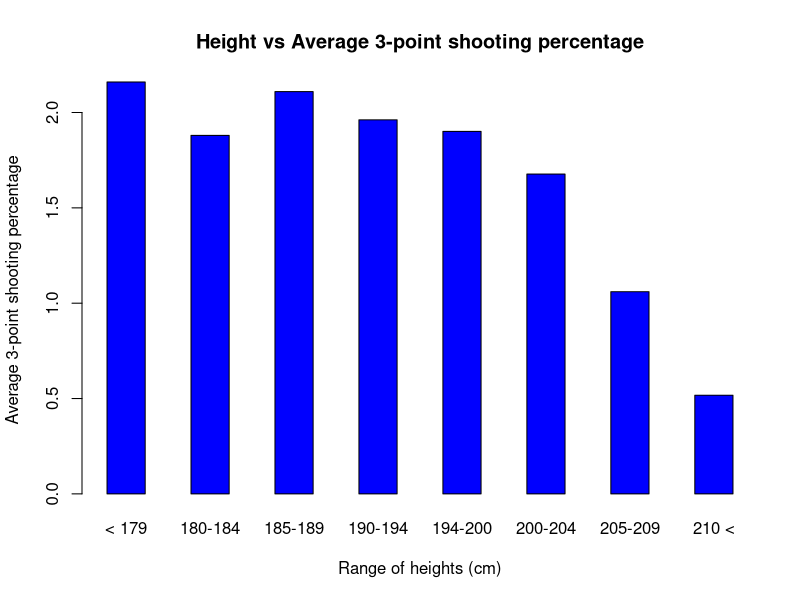
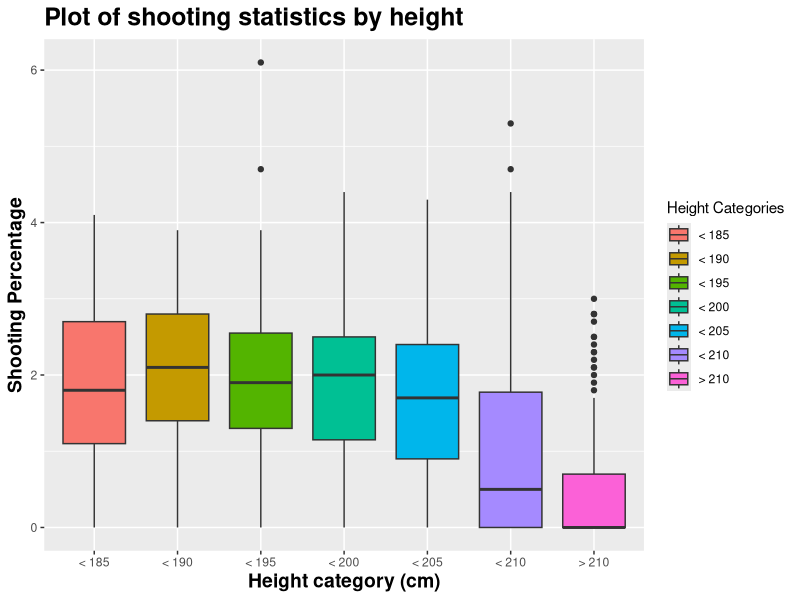
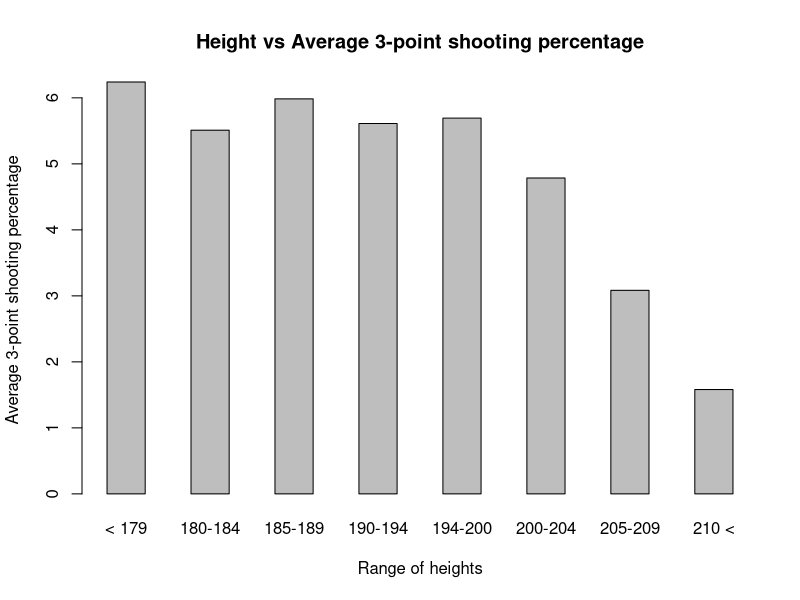
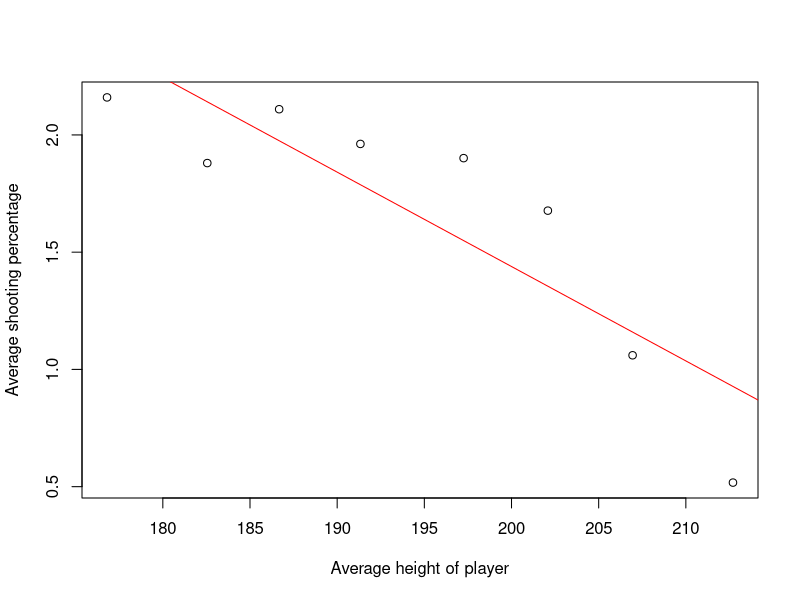
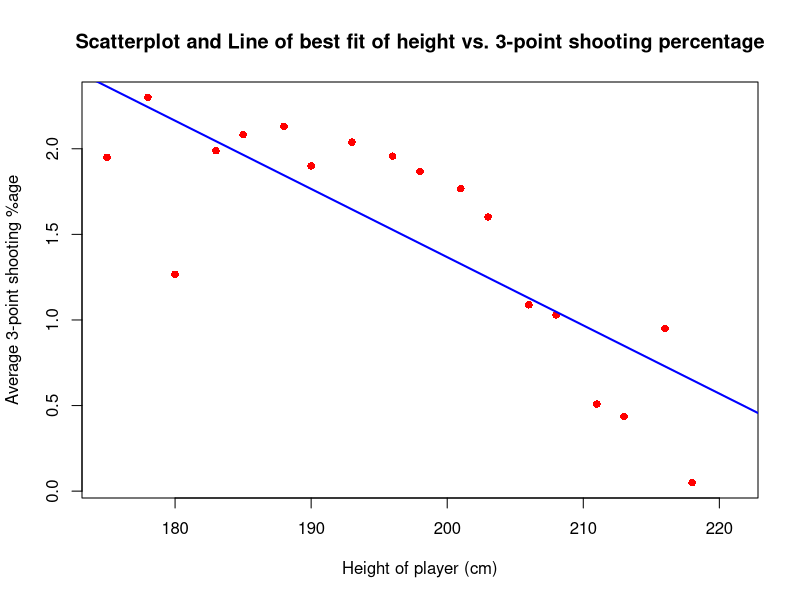
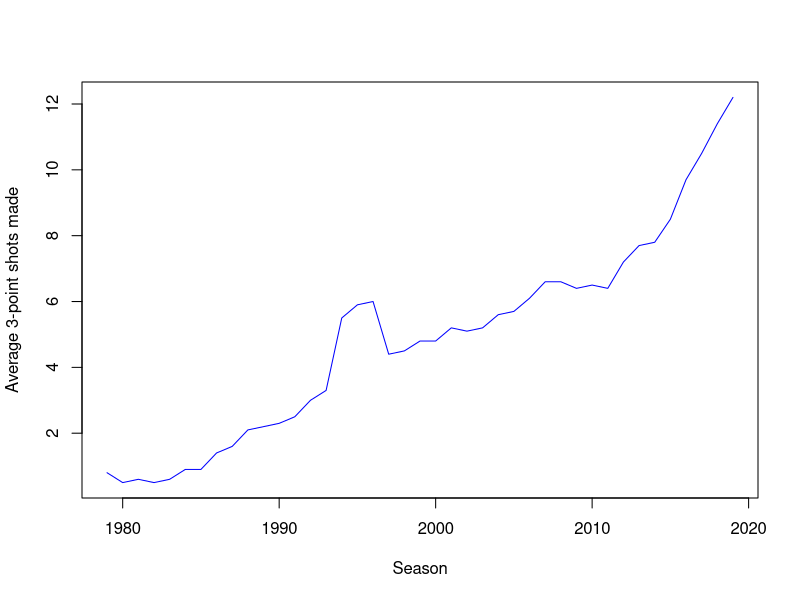
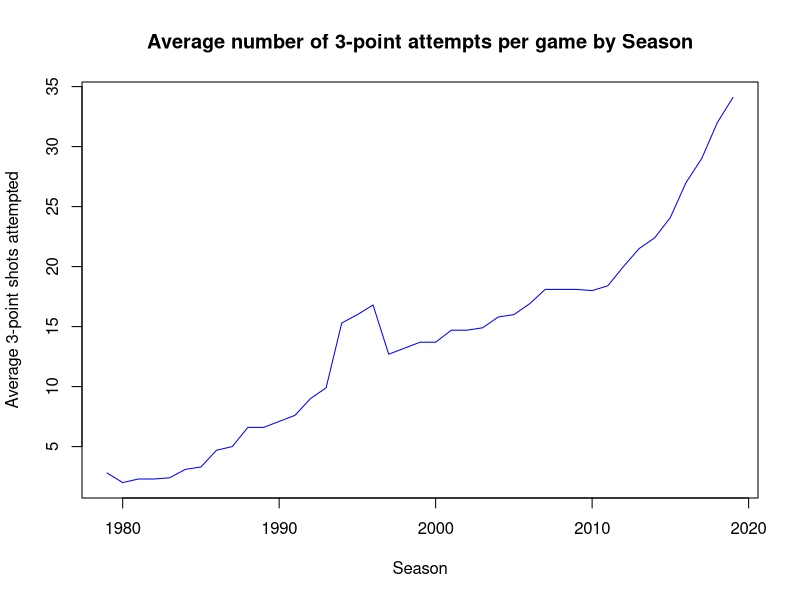
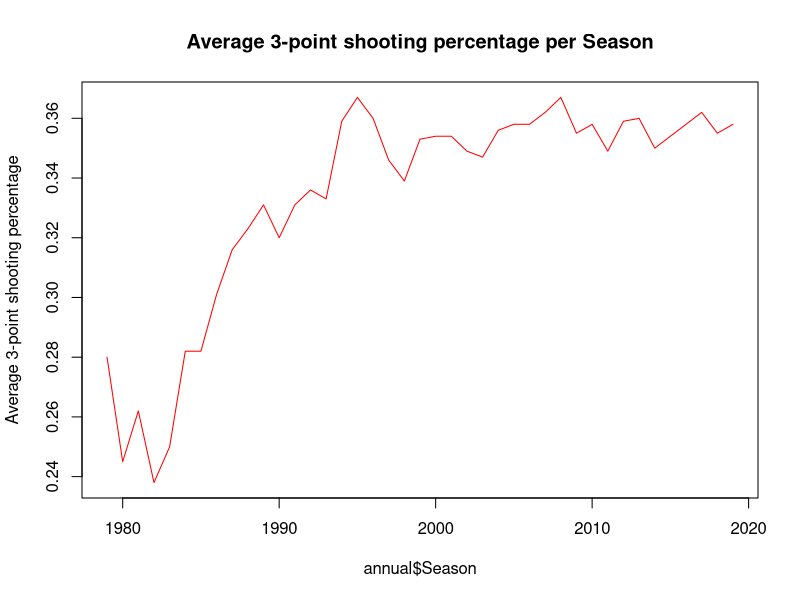

Generate these figures, in order, with R:
## ---- chunk 1
knitr::opts_chunk$set(echo = TRUE)
## ---- chunk 2
heights<-vector()
tpp<-vector()
## ---- chunk 3
st<-read.csv("stats.csv")
n<-c(0, 0, 0, 0, 0, 0, 0, 0)
sum<-c(0, 0, 0, 0, 0, 0, 0, 0)
sheight<-c(0, 0, 0, 0, 0, 0, 0, 0)
less180<-vector()
less185<-vector()
less190<-vector()
less195<-vector()
less200<-vector()
less205<-vector()
less210<-vector()
more210<-vector()

for(row in 1:nrow(st)){
  height<-st[row, "height"]
  point<-st[row, "X3P"]
  
  heights[row] = st[row, "height"]
  tpp[row] = st[row, "X3P"]
  
  # 179-, 180 - 184, 185 - 189, 190 - 194, 194 - 200, 200 - 204, 205 - 209, 210+
  if(height < 180){
    n[1]<-n[1] + 1
    sum[1]<-sum[1]+point
    sheight[1]<-sheight[1]+height
    less180<-c(less180, point)
  }
  else if(height < 185){
    n[2]<-n[2] + 1
    sum[2]<-sum[2]+point
    sheight[2]<-sheight[2]+height
    less185<-c(less185, point)
  }
  else if(height < 190){
    n[3]<-n[3] + 1
    sum[3]<-sum[3]+point
    sheight[3]<-sheight[3]+height
    less190<-c(less190, point)
  }
  else if(height < 195){
    n[4]<-n[4] + 1
    sum[4]<-sum[4]+point
    sheight[4]<-sheight[4]+height
    less195<-c(less195, point)
  }
  else if(height < 200){
    n[5]<-n[5] + 1
    sum[5]<-sum[5]+point
    sheight[5]<-sheight[5]+height
    less200<-c(less200, point)
  }
  else if(height < 204){
    n[6]<-n[6] + 1
    sum[6]<-sum[6]+point
    sheight[6]<-sheight[6]+height
    less205<-c(less205, point)
  }
  else if(height < 210){
    n[7]<-n[7] + 1
    sum[7]<-sum[7]+point
    sheight[7]<-sheight[7]+height
    less210<-c(less210, point)
  }
  else{
    n[8]<-n[8] + 1
    sum[8]<-sum[8] + point
    sheight[8]<-sheight[8]+height
    more210<-c(more210, point)
  }
}

avg<-c(sum[1]/n[1], sum[2]/n[2], sum[3]/n[3], sum[4]/n[4], sum[5]/n[5], sum[6]/n[6], sum[7]/n[7], sum[8]/n[8])
avgheight<-c(sheight[1]/n[1], sheight[2]/n[2], sheight[3]/n[3], sheight[4]/n[4], sheight[5]/n[5], sheight[6]/n[6], sheight[7]/n[7], sheight[8]/n[8])

barplot(avg, xlab = "Range of heights (cm)", ylab = "Average 3-point shooting percentage", 
        names.arg = c("< 179", "180-184", "185-189", "190-194", "194-200", "200-204", "205-209", "210 <"),
        main = "Height vs Average 3-point shooting percentage",
        space = 1.2, col = "blue")

less185<-c(less185, less180)

l185<-data.frame(group = "< 185", value = less185)
l190<-data.frame(group = "< 190", value = less190)
l195<-data.frame(group = "< 195", value = less195)
l200<-data.frame(group = "< 200", value = less200)
l205<-data.frame(group = "< 205", value = less205)
l210<-data.frame(group = "< 210", value = less210)
m210<-data.frame(group = "> 210", value = more210)

boxstuff<-rbind(l185, l190, l195, l200, l205, l210, m210)
library(ggplot2)
ggplot(boxstuff, aes(x=group, y=value, fill=group)) + geom_boxplot()  + 
  xlab("Height category (cm)") + 
  ylab("Shooting Percentage") + 
  ggtitle("Plot of shooting statistics by height") + 
  labs(fill = "Height Categories") + 
  theme(plot.title = element_text(size = 18, face = "bold"),
        axis.title.x = element_text(size=14, face="bold"),
        axis.title.y = element_text(size=14, face="bold"))

## ---- chunk 4
n1<-c(0, 0, 0, 0, 0, 0, 0, 0)
sum1<-c(0, 0, 0, 0, 0, 0, 0, 0)

for(row in 1:nrow(st)){
  name<-st[row, "Player"]
  height<-st[row, "height"]
  point<-st[row, "X3PA"]
  # 179-, 180 - 184, 185 - 189, 190 - 194, 194 - 200, 200 - 204, 205 - 209, 210+
  
  
  if(height < 180){
    n1[1]<-n1[1] + 1
    sum1[1]<-sum1[1]+point
  }
  else if(height < 185){
    n1[2]<-n1[2] + 1
    sum1[2]<-sum1[2]+point
  }
  else if(height < 190){
    n1[3]<-n1[3] + 1
    sum1[3]<-sum1[3]+point
  }
  else if(height < 195){
    n1[4]<-n1[4] + 1
    sum1[4]<-sum1[4]+point
  }
  else if(height < 200){
    n1[5]<-n1[5] + 1
    sum1[5]<-sum1[5]+point
  }
  else if(height < 204){
    n1[6]<-n1[6] + 1
    sum1[6]<-sum1[6]+point
  }
  else if(height < 210){
    n1[7]<-n1[7] + 1
    sum1[7]<-sum1[7]+point
  }
  else{
    n1[8]<-n1[8] + 1
    sum1[8]<-sum1[8] + point
  }
}

(avg1<-c(sum1[1]/n1[1], sum1[2]/n1[2], sum1[3]/n1[3], sum1[4]/n1[4], sum1[5]/n1[5], sum1[6]/n1[6], sum1[7]/n1[7], sum1[8]/n1[8]))

barplot(avg1, xlab = "Range of heights", ylab = "Average 3-point shooting percentage", 
        names.arg = c("< 179", "180-184", "185-189", "190-194", "194-200", "200-204", "205-209", "210 <"),
        main = "Height vs Average 3-point shooting percentage",
        space = 1.2)
## ---- chunk 5
#plot(heights, tpp)
#pred = lm(tpp ~ heights)
#abline(pred, col = "blue")

plot(avgheight, avg, xlab = "Average height of player", ylab = "Average shooting percentage")
predAvg = lm(avg ~ avgheight)
abline(predAvg, col = "red")

#plot(heights, resid(pred))

#summary(pred)
summary(predAvg)
## ---- chunk 6
numb<-(1:(max(st$height)-min(st$height)))*0
newsum<-(1:(max(st$height)-min(st$height)))*0
for(row in 1:nrow(st)){
  height<-st[row, "height"]
  point<-st[row, "X3P"]
  
  newsum[height - 174] = newsum[height - 174] + point
  numb[height - 174] = numb[height - 174] + 1
}
x<-c(175:max(st$height))
newavg<-newsum/numb
plot(x, newavg, xlab = "Height of player (cm)", ylab = "Average 3-point shooting %age", main = "Scatterplot and Line of best fit of height vs. 3-point shooting percentage", col = "red", pch = 16)
modelthis<-lm(newavg ~ x)
abline(modelthis, col = "blue", lwd = 2)
summary(modelthis)

## ---- chunk 7
library(readxl)
annual<-read_excel("annual.xlsx")
plot(annual$Season, annual$TP, xlab = "Season", ylab = "Average 3-point shots made", col = "blue", type = "l")

plot(annual$Season, annual$TPA, xlab = "Season", ylab = "Average 3-point shots attempted", type = "l", col = "blue", main = "Average number of 3-point attempts per game by Season")

plot(annual$Season, annual$TPp, ylab = "Average 3-point shooting percentage", type = "l", col = "red", main = "Average 3-point shooting percentage per Season")
## ---- chunk 8
ress<-aov(value~group, data = boxstuff)
summary(ress)
## ---- chunk 9
TukeyHSD(ress)
